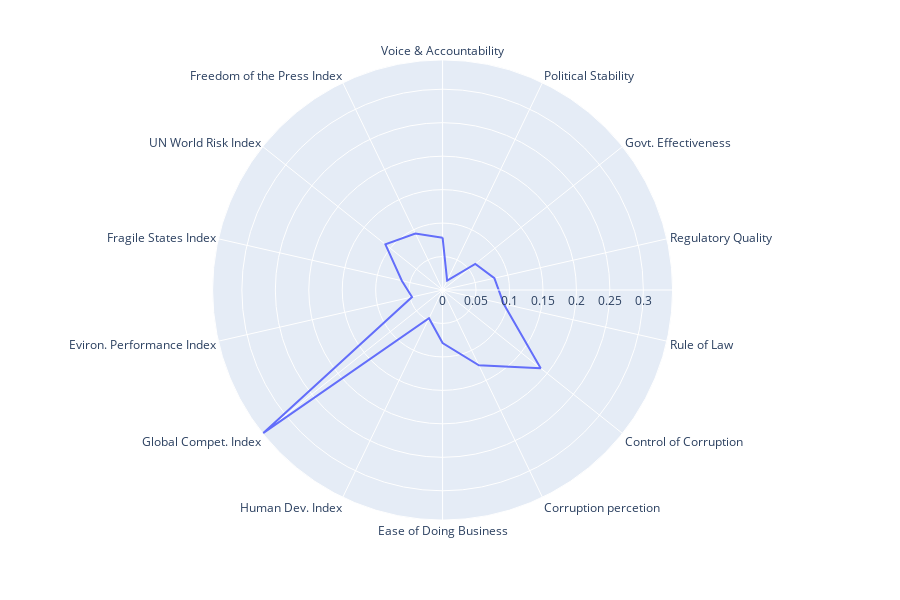

The notebook cell this image was saved under:
### Markdown cell above
Экспресс-график. А ниже построим в обычном синтаксисе с медианой.

### Code cell
import plotly.express as px

fig = px.line_polar(df_normalized, r=df_normalized.loc[:,"Voice & Accountability":].values[0], 
                    line_close=True, theta = df_normalized.columns[2:] )
fig.show()

### Figure 1 — Plotly figure (JSON) as saved in the notebook; plotly's stock layout.template omitted (floating-point values rounded to 4 significant figures)
{"data": [{"hoverlabel": {"namelength": 0}, "hovertemplate": "r=%{r}<br>theta=%{theta}", "legendgroup": "", "line": {"color": "#636efa", "dash": "solid"}, "mode": "lines", "name": "", "r": [0.07812, 0.01562, 0.0625, 0.07937, 0.09375, 0.1875, 0.125, 0.07937, 0.04688, 0.3438, 0.04688, 0.0625, 0.1094, 0.09375, 0.07812], "showlegend": false, "subplot": "polar", "theta": ["Voice & Accountability", "Political Stability", "Govt. Effectiveness", "Regulatory Quality", "Rule of Law", "Control of Corruption", "Corruption percetion", "Ease of Doing Business", "Human Dev. Index", "Global Compet. Index", "Eviron. Performance Index", "Fragile States Index", "UN World Risk Index", "Freedom of the Press Index", "Voice & Accountability"], "type": "scatterpolar"}], "layout": {"height": 600, "legend": {"tracegroupgap": 0}, "margin": {"t": 60}, "polar": {"angularaxis": {"direction": "clockwise", "rotation": 90}, "domain": {"x": [0, 0.98], "y": [0, 1]}}}}
